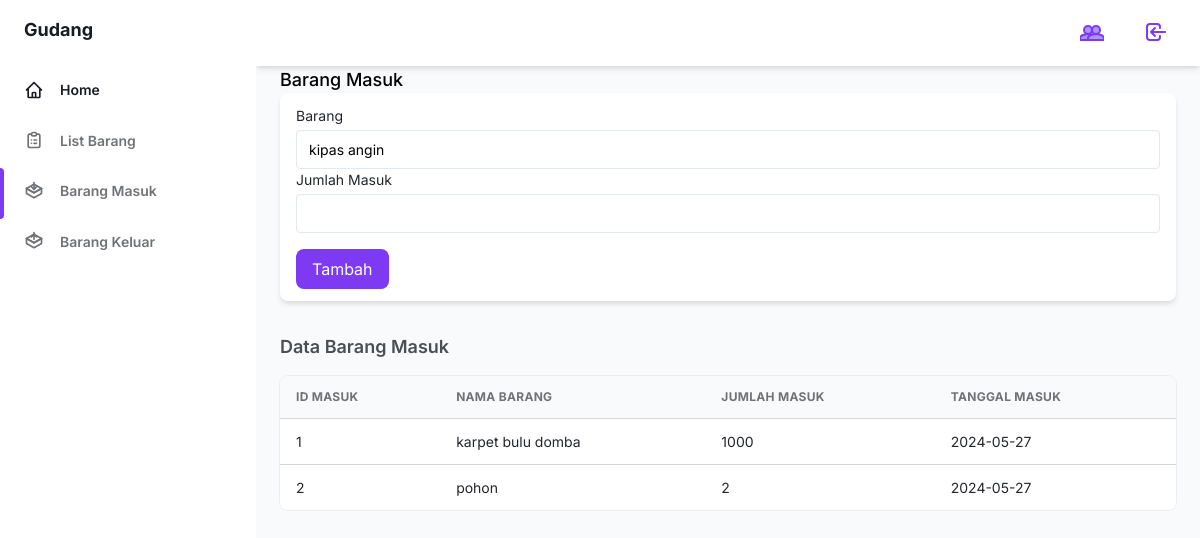
/barang_masuk.php, run on an earlier commit of the app's database.
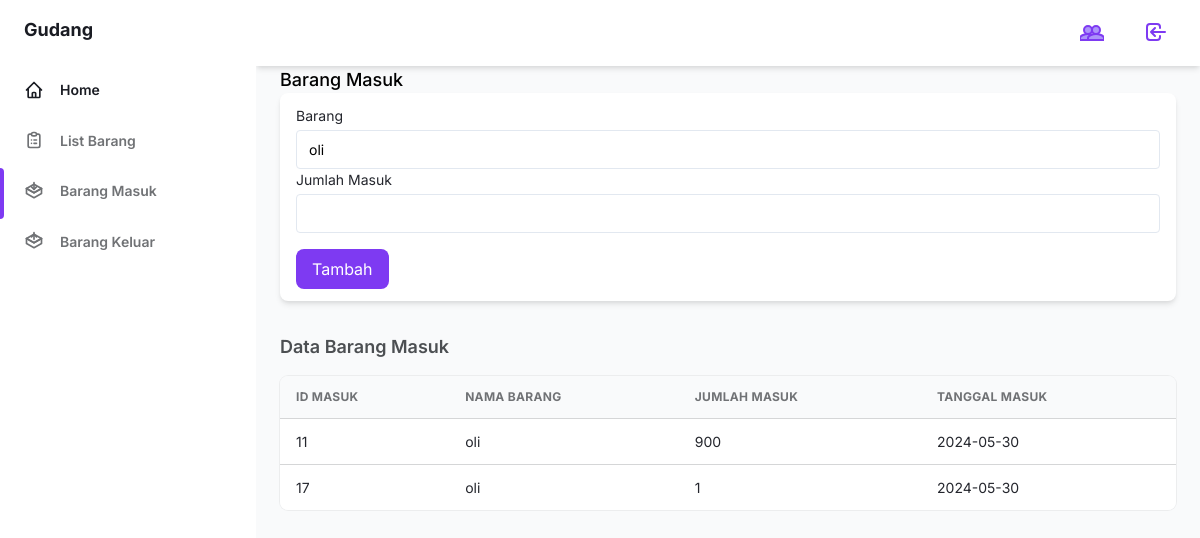
And on a later commit of the database.
### tables this page shows
CREATE TABLE `barang_masuk` (
  `id_masuk` int(11) NOT NULL,
  `id_barang` int(11) DEFAULT NULL,
  `jumlah_masuk` int(11) DEFAULT NULL,
  `tanggal_masuk` date DEFAULT NULL
);

CREATE TABLE `barang` (
  `id_barang` int(11) NOT NULL,
  `nama_barang` varchar(255) DEFAULT NULL,
  `stock` int(11) DEFAULT NULL,
  `jenis` varchar(20) NOT NULL
);

### barang_masuk.php (the view, shortened to what this page needs)
<?php
include 'config.php';
$query_barang = "SELECT * FROM barang";
$result_barang = $connect->query($query_barang);
$query_masuk = "SELECT barang_masuk.id_masuk, barang.nama_barang, barang_masuk.jumlah_masuk, barang_masuk.tanggal_masuk
          FROM barang_masuk
          JOIN barang ON barang.id_barang = barang_masuk.id_barang";
$result_masuk = $connect->query($query_masuk);
?>
<!DOCTYPE html>
<html :class="{ 'theme-dark': dark }" x-data="data()" lang="en">
<head>
    <link rel="stylesheet" href="./assets/css/tailwind.output.css" />
    <link rel="stylesheet" href="https://cdnjs.cloudflare.com/ajax/libs/Chart.js/2.9.3/Chart.min.css" />
    <link rel="stylesheet" href="./assets/css/baru.css">
</head>
<body>
<div class="flex h-screen bg-gray-50 dark:bg-gray-900" :class="{ 'overflow-hidden': isSideMenuOpen }">
    <aside class="z-20 hidden w-64 overflow-y-auto bg-white dark:bg-gray-800 md:block flex-shrink-0">
        <div class="py-4 text-gray-500 dark:text-gray-400">
            <a class="ml-6 text-lg font-bold text-gray-800 dark:text-gray-200" href="#">
                Gudang
            </a>
            <ul class="mt-6">
                <li class="relative px-6 py-3">
                    <a class="inline-flex items-center w-full text-sm font-semibold text-gray-800 transition-colors duration-150 hover:text-gray-800 dark:hover:text-gray-200 dark:text-gray-100" href="index.php">
                        <span class="ml-4">Home</span>
                    </a>
                </li>
            </ul>
            <ul>
                <li class="relative px-6 py-3">
                    <a class="inline-flex items-center w-full text-sm font-semibold transition-colors duration-150 hover:text-gray-800 dark:hover:text-gray-200" href="tambah_barang.php">
                        <span class="ml-4">List Barang</span>
                    </a>
                </li>
                <li class="relative px-6 py-3">
                    <span class="absolute inset-y-0 left-0 w-1 bg-purple-600 rounded-tr-lg rounded-br-lg" aria-hidden="true"></span>
                    <a class="inline-flex items-center w-full text-sm font-semibold transition-colors duration-150 hover:text-gray-800 dark:hover:text-gray-200" href="barang_masuk.php">
                        <span class="ml-4">Barang Masuk</span>
                    </a>
                </li>
                <li class="relative px-6 py-3">
                    <a class="inline-flex items-center w-full text-sm font-semibold transition-colors duration-150 hover:text-gray-800 dark:hover:text-gray-200" href="barang_keluar.php">
                        <span class="ml-4">Barang Keluar</span>
                    </a>
                </li>
            </ul>
        </div>
    </aside>
    <div class="flex flex-col flex-1 w-full">
        <header class="z-10 py-4 bg-white shadow-md dark:bg-gray-800">
        <div
            class="container flex items-center justify-between h-full px-6 mx-auto text-purple-600 dark:text-purple-300"
          >
            <ul class="flex items-center flex-shrink-0 space-x-6">
              <li class="flex">
                <button>
                      <a
                        class="inline-flex items-center w-full px-2 py-1 text-sm font-semibold transition-colors duration-150 rounded-md hover:bg-gray-100 hover:text-gray-800 dark:hover:bg-gray-800 dark:hover:text-gray-200"
                        href="user.php"
                      >
                      </a>
                  </button>
                </li>
              <li class="flex">
                <button>
                      <a
                        class="inline-flex items-center w-full px-2 py-1 text-sm font-semibold transition-colors duration-150 rounded-md hover:bg-gray-100 hover:text-gray-800 dark:hover:bg-gray-800 dark:hover:text-gray-200"
                        href="logout.php"
                      >
                        <svg
                          class="w-6 h-6"
                          aria-hidden="true"
                          fill="none"
                          stroke-linecap="round"
                          stroke-linejoin="round"
                          stroke-width="2"
                          viewBox="0 0 24 24"
                          stroke="currentColor"
                        >
                          <path
                            d="M11 16l-4-4m0 0l4-4m-4 4h14m-5 4v1a3 3 0 01-3 3H6a3 3 0 01-3-3V7a3 3 0 013-3h7a3 3 0 013 3v1"
                          ></path>
                        </svg>
                      </a>
                  </button>
                </li>
            </ul>
          </div>
        </header>
        <main class="h-full pb-16 overflow-y-auto">
          <div class="container px-6 mx-auto grid">
    <h1 class="text-lg leading-3 font-medium text-gray-900 dark:text-gray-200">
                    Barang Masuk
                <div class="px-4 py-3 mb-8 bg-white rounded-lg shadow-md dark:bg-gray-800">
                    <form method="post" action="">
                        <label class="block text-sm">
                            <span class="text-gray-700 dark:text-gray-400">Barang</span>
                            <select name="id_barang" class="block w-full mt-1 text-sm dark:border-gray-600 dark:bg-gray-700 focus:border-purple-400 focus:outline-none focus:shadow-outline-purple dark:text-gray-300 dark:focus:shadow-outline-gray form-input">
                                <?php while($data_barang = mysqli_fetch_array($result_barang)) { ?>
                                    <option value="<?php echo $data_barang['id_barang']; ?>"><?php echo $data_barang['nama_barang']; ?></option>
                                <?php } ?>
                            </select>
                        </label>
                        <label class="block text-sm">
                            <span class="text-gray-700 dark:text-gray-400">Jumlah Masuk</span>
                            <input name="jumlah_masuk" type="number" class="block w-full mt-1 text-sm dark:border-gray-600 dark:bg-gray-700 focus:border-purple-400 focus:outline-none focus:shadow-outline-purple dark:text-gray-300 dark:focus:shadow-outline-gray form-input" />
                        </label>
                        <input name="submit" type="submit" value="Tambah" class="mt-4 px-4 py-2 text-white bg-purple-600 rounded-lg hover:bg-purple-700" />
                    </form>
                </div>
                <h4 class="mb-4 text-lg font-semibold text-gray-600 dark:text-gray-300">
                    Data Barang Masuk
                </h4>
                <div class="w-full overflow-hidden rounded-lg shadow-xs">
                    <div class="w-full overflow-x-auto">
                        <table class="w-full whitespace-no-wrap">
                            <thead>
                                <tr class="text-xs font-semibold tracking-wide text-left text-gray-500 uppercase border-b dark:border-gray-700 bg-gray-50 dark:text-gray-400 dark:bg-gray-800">
                                    <th class="px-4 py-3">ID Masuk</th>
                                    <th class="px-4 py-3">Nama Barang</th>
                                    <th class="px-4 py-3">Jumlah Masuk</th>
                                    <th class="px-4 py-3">Tanggal Masuk</th>
                                </tr>
                            </thead>
                            <tbody class="bg-white divide-y dark:divide-gray-700 dark:bg-gray-800">
                                <?php while($data_masuk = mysqli_fetch_array($result_masuk)) { ?>
                                    <tr class="text-gray-700 dark:text-gray-400">
                                        <td class="px-4 py-3 text-sm"><?php echo $data_masuk['id_masuk']; ?></td>
                                        <td class="px-4 py-3 text-sm"><?php echo $data_masuk['nama_barang']; ?></td>
                                        <td class="px-4 py-3 text-sm"><?php echo $data_masuk['jumlah_masuk']; ?></td>
                                        <td class="px-4 py-3 text-sm"><?php echo $data_masuk['tanggal_masuk']; ?></td>
                                    </tr>
                                <?php } ?>
                            </tbody>
                        </table>
                    </div>
                </div>
            </div>
        </main>
    </div>
</div>
</body>
</html>

What changed in the data, as far as the page shows it:
removed barang_masuk: id_masuk "1", id_barang.nama_barang "karpet bulu domba", jumlah_masuk "1000", tanggal_masuk "2024-05-27"
removed barang_masuk: id_masuk "2", id_barang.nama_barang "pohon", jumlah_masuk "2", tanggal_masuk "2024-05-27"
added barang_masuk: id_masuk "11", id_barang.nama_barang "oli", jumlah_masuk "900", tanggal_masuk "2024-05-30"
added barang_masuk: id_masuk "17", id_barang.nama_barang "oli", jumlah_masuk "1", tanggal_masuk "2024-05-30"
Also different on the page:
form field id_barang: "kipas angin" → "oli"
